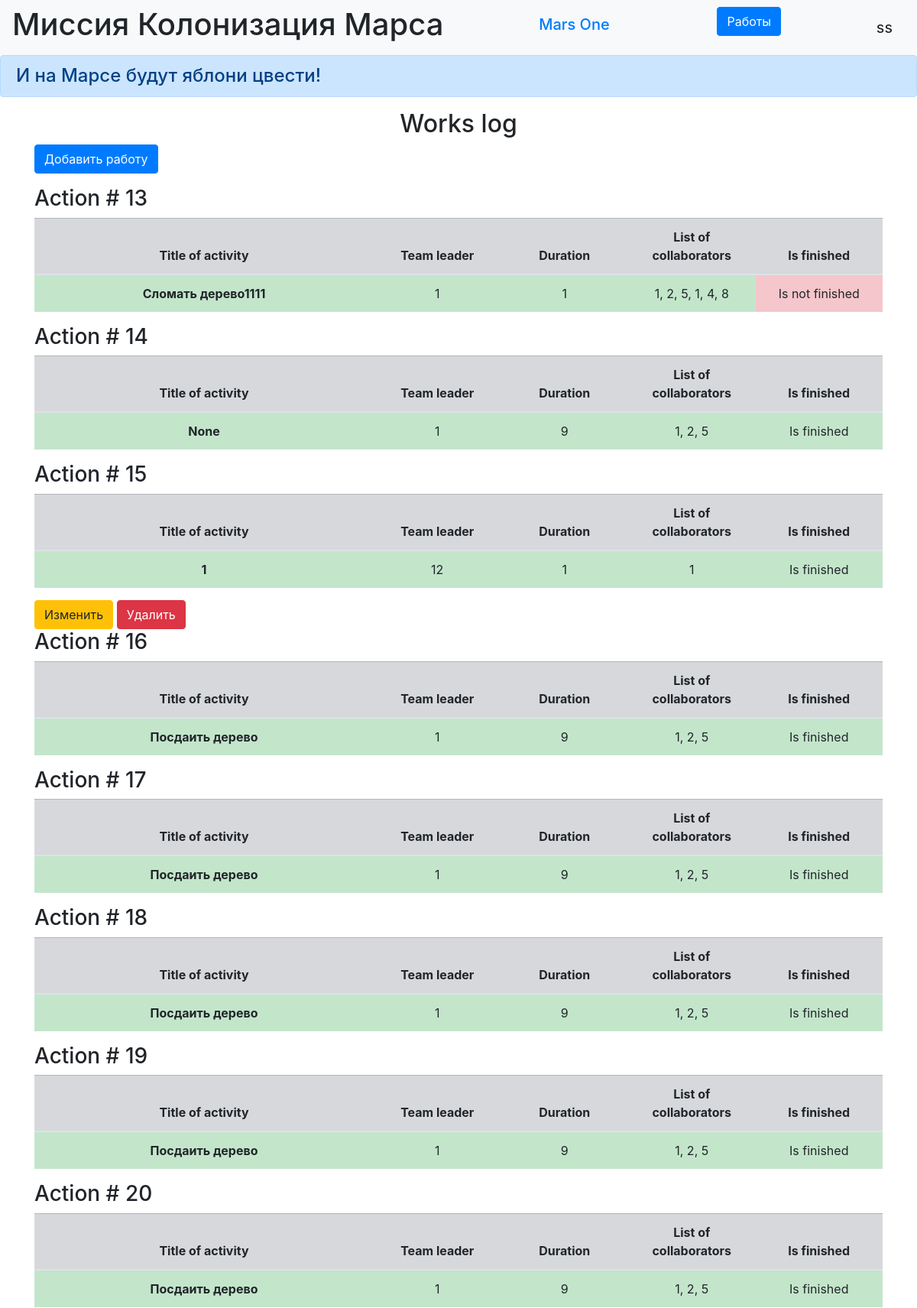
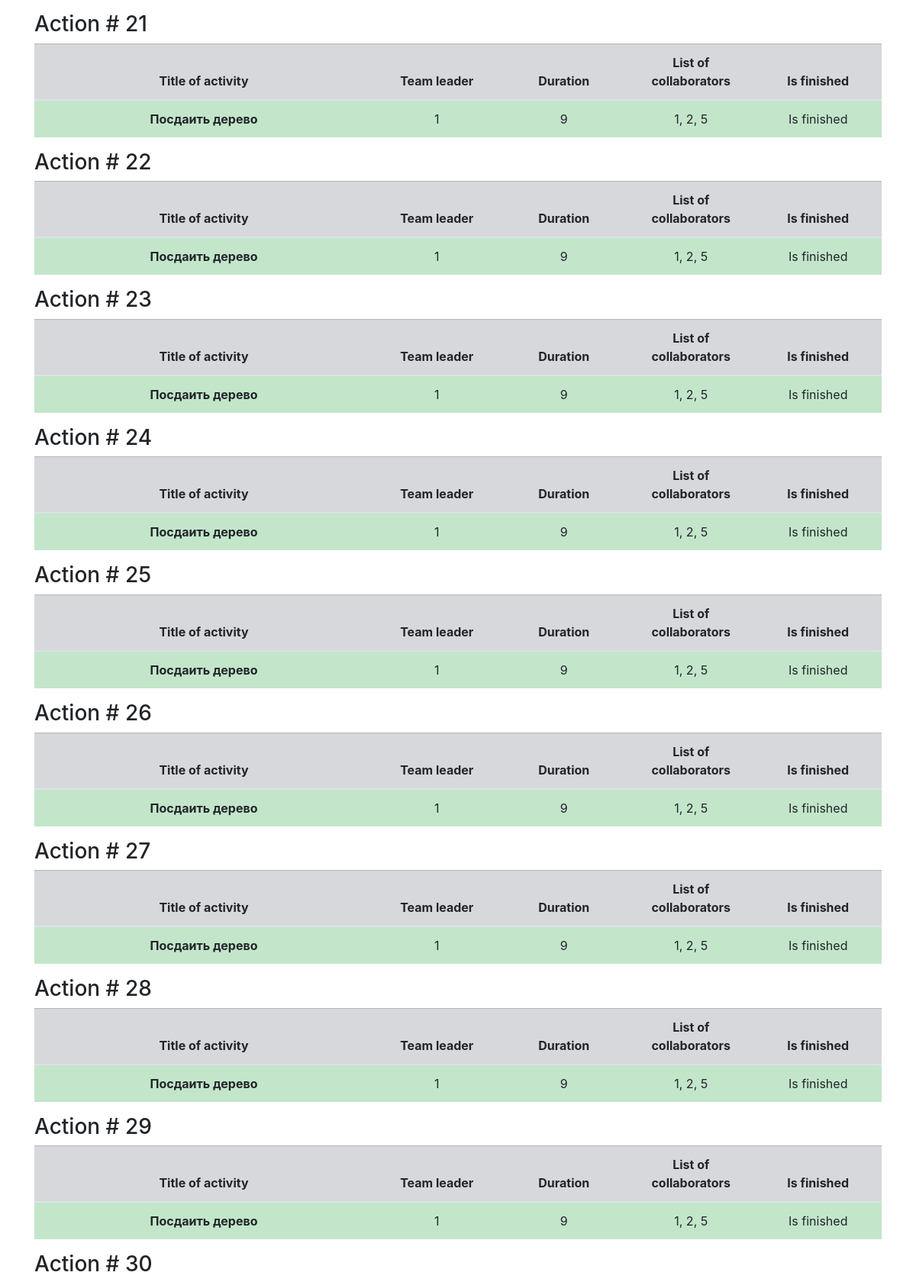
The page /jobs (signed in, upper part) on the database its author committed (2 pictures, top to bottom).
### data/users.py (models this page shows, shortened)
class User(SqlAlchemyBase, UserMixin):
    __tablename__ = 'users'
    id = sqlalchemy.Column(sqlalchemy.Integer,
                           primary_key=True, autoincrement=True)
    surname = sqlalchemy.Column(sqlalchemy.String, nullable=True)
    name = sqlalchemy.Column(sqlalchemy.String, nullable=True)
    age = sqlalchemy.Column(sqlalchemy.Integer, nullable=True)
    position = sqlalchemy.Column(sqlalchemy.String, nullable=True)
    speciality = sqlalchemy.Column(sqlalchemy.String, nullable=True)
    address = sqlalchemy.Column(sqlalchemy.String, nullable=True)
    email = sqlalchemy.Column(sqlalchemy.String,
                              index=True, unique=True, nullable=True)
    hashed_password = sqlalchemy.Column(sqlalchemy.String, nullable=True)
    modified_date = sqlalchemy.Column(sqlalchemy.DateTime,
                                      default=datetime.datetime.now)
    jobs = orm.relationship("Jobs", back_populates='user')

### data/jobs.py (models this page shows, shortened)
class Jobs(SqlAlchemyBase):
    __tablename__ = 'jobs'
    id = sqlalchemy.Column(sqlalchemy.Integer,
                           primary_key=True, autoincrement=True)
    team_leader = sqlalchemy.Column(sqlalchemy.Integer,
                                    sqlalchemy.ForeignKey("users.id"))
    job = sqlalchemy.Column(sqlalchemy.String, nullable=True)
    work_size = sqlalchemy.Column(sqlalchemy.Integer, nullable=True)
    collaborators = sqlalchemy.Column(sqlalchemy.String, nullable=True)
    start_date = sqlalchemy.Column(sqlalchemy.DateTime,
                                   default=datetime.datetime.now)
    end_date = sqlalchemy.Column(sqlalchemy.DateTime,
                                 default=datetime.datetime.now)
    is_finished = sqlalchemy.Column(sqlalchemy.Boolean, default=True)
    user = orm.relationship("User")

### main.py (the view)
@app.route("/jobs")
def jobs():
    db_sess = db_session.create_session()
    jobs = db_sess.query(Jobs).all()
    return render_template("jobs.html", jobs=jobs)

### data/db_session.py (called while the page is built)
def create_session() -> Session:
    global __factory
    return __factory()

### main.py (called while the page is built)
@login_manager.user_loader
def load_user(user_id):
    db_sess = db_session.create_session()
    return db_sess.query(User).get(user_id)

### templates/jobs.html
{% extends "base.html" %}
{% block content %}
<h2>Works log</h2>
 {% if current_user.is_authenticated %}
        <p>
            <a class="btn btn-primary " href="/add_jobs">Добавить работу</a>
        </p>
{% endif %}
{% for item in jobs %}
<h3>Action # {{item.id}}</h3>
<table class="table">
  <thead>
    <tr class="table-secondary">
      <th scope="col" width="40%" >Title of activity</th>
      <th scope="col" width="15%">Team leader</th>
      <th scope="col" width="15%">Duration</th>
      <th scope="col" width="15%">List of collaborators</th>
      <th scope="col" width="15%">Is finished</th>
    </tr>
  </thead>
  <tbody>
    <tr>
      <th scope="row" class="table-success">{{item.job}}</th>
      <td class="table-success">{{item.team_leader}}</td>
      <td class="table-success">{{item.work_size}}</td>
      <td class="table-success">{{item.collaborators}}</td>
      {% if item.is_finished == True %}
      <td class="table-success">Is finished</td>
      {% elif item.is_finished == False %}
      <td class="table-danger">Is not finished</td>
      {% endif %}
    </tr>
  </tbody>
</table>
{% if current_user.is_authenticated and current_user == item.user or current_user.id == 1 %}
    <div>
        <a href="/work/{{ item.id }}" class="btn btn-warning">
            Изменить
        </a>
        <a href="/work_delete/{{ item.id }}" class="btn btn-danger">
            Удалить
        </a>
    </div>
{% endif %}
{% endfor %}
{% endblock %}

### templates/base.html (shortened to what this page needs)
<!doctype html>
<html lang="en">
<head>
    <link rel="stylesheet" href="/static/css/style.css">
    <link rel="stylesheet"
          href="https://stackpath.bootstrapcdn.com/bootstrap/4.4.1/css/bootstrap.min.css"
>
</head>
<body>
<header>
    <nav class="navbar navbar-light bg-light">
        <h1 class="muted-text"> Миссия Колонизация Марса</h1>
        <h1 class="navbar-brand"><a href="#">Mars One</a></h1>
        {% if current_user.is_authenticated %}
        <p>
            <a class="btn btn-primary " href="/jobs">Работы</a>
        </p>
    <a class="navbar-brand" href="/logout">{{ current_user.name }}</a>
{% else %}
    <p>
        <a class="btn btn-primary " href="/register">Зарегистрироваться</a>
        <a class="btn btn-success" href="/login">Войти</a>
    </p>
{% endif %}
    </nav>
    <h4 class="alert alert-primary" role="alert">И на Марсе будут яблони цвести!</h4>
</header>
<main role="main" class="container">
    {% block content %}{% endblock %}
</main>
</body>
</html>

### static/css/style.css (style rules this page uses)
th, tr, td, .center-text { text-align: center; vertical-align: middle; }
h2 { text-align: center; }

### rows shown on the page
User: name "ss"
Jobs: id "13", job "Сломать дерево1111", team_leader "1", work_size "1", collaborators "1, 2, 5, 1, 4, 8", is_finished "Is not finished"
Jobs: id "14", job "None", team_leader "1", work_size "9", collaborators "1, 2, 5", is_finished "Is finished"
Jobs: id "15", job "1", team_leader "12", work_size "1", collaborators "1", is_finished "Is finished"
Jobs: id "16", job "Посдаить дерево", team_leader "1", work_size "9", collaborators "1, 2, 5", is_finished "Is finished"
Jobs: id "17", job "Посдаить дерево", team_leader "1", work_size "9", collaborators "1, 2, 5", is_finished "Is finished"
Jobs: id "18", job "Посдаить дерево", team_leader "1", work_size "9", collaborators "1, 2, 5", is_finished "Is finished"
Jobs: id "19", job "Посдаить дерево", team_leader "1", work_size "9", collaborators "1, 2, 5", is_finished "Is finished"
Jobs: id "20", job "Посдаить дерево", team_leader "1", work_size "9", collaborators "1, 2, 5", is_finished "Is finished"
Jobs: id "21", job "Посдаить дерево", team_leader "1", work_size "9", collaborators "1, 2, 5", is_finished "Is finished"
Jobs: id "22", job "Посдаить дерево", team_leader "1", work_size "9", collaborators "1, 2, 5", is_finished "Is finished"
Jobs: id "23", job "Посдаить дерево", team_leader "1", work_size "9", collaborators "1, 2, 5", is_finished "Is finished"
Jobs: id "24", job "Посдаить дерево", team_leader "1", work_size "9", collaborators "1, 2, 5", is_finished "Is finished"
Jobs: id "25", job "Посдаить дерево", team_leader "1", work_size "9", collaborators "1, 2, 5", is_finished "Is finished"
Jobs: id "26", job "Посдаить дерево", team_leader "1", work_size "9", collaborators "1, 2, 5", is_finished "Is finished"
Jobs: id "27", job "Посдаить дерево", team_leader "1", work_size "9", collaborators "1, 2, 5", is_finished "Is finished"
Jobs: id "28", job "Посдаить дерево", team_leader "1", work_size "9", collaborators "1, 2, 5", is_finished "Is finished"
Jobs: id "29", job "Посдаить дерево", team_leader "1", work_size "9", collaborators "1, 2, 5", is_finished "Is finished"
Jobs: id "30"
